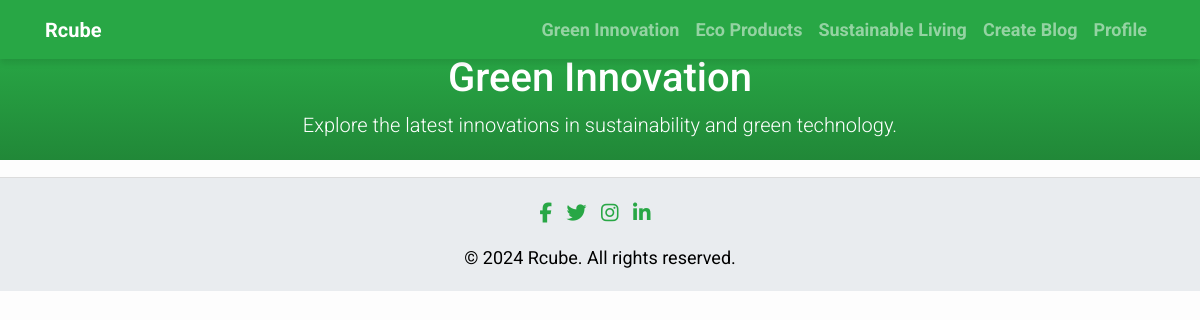
The page /blog/green_innovation/ on the database as committed earlier.
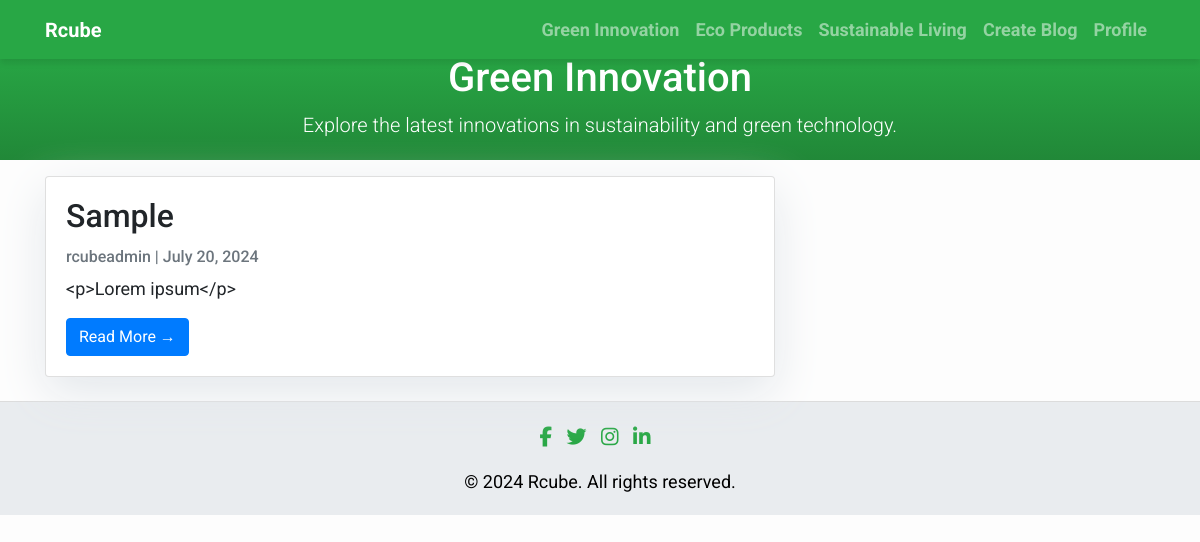
The same page on the database as committed later.
### blog/models.py (models this page shows, shortened)
class GreenInnovation(models.Model):
    title = models.CharField(max_length=200, unique=True)
    slug = models.SlugField(max_length=200, unique=True)
    author = models.ForeignKey(User, on_delete=models.CASCADE, related_name='green_innovation_posts')
    updated_on = models.DateTimeField(auto_now=True)
    content = models.TextField()
    created_on = models.DateTimeField(auto_now_add=True)
    status = models.IntegerField(choices=STATUS, default=0)
    image = models.ImageField(upload_to='images/', blank=True, null=True)
    class Meta:
        ordering = ['-created_on']

### blog/views.py (the view)
# urls.py: path('green_innovation/', GreenInnovationList.as_view(), name='green_innovation_posts'),
class GreenInnovationList(generic.ListView):
    queryset = GreenInnovation.objects.filter(status=1).order_by('-created_on')
    template_name = 'blog/green_innovation.html'
    def get_context_data(self, **kwargs):
        context = super().get_context_data(**kwargs)
        visit_counter, created = VisitCounter.objects.get_or_create()
        if created:
            visit_counter.save()
        visit_counter.count += 1
        visit_counter.save()
        context['visit_counter'] = visit_counter
        return context

### blog/templates/blog/green_innovation.html (shortened to what this page needs)
<!DOCTYPE html>
<html lang="en">
<head>
</head>
<body>
    {% extends "blog/base.html" %}
    {% block content %}
    <header class="masthead text-center">
        <div class="container">
            <h1>Green Innovation</h1>
            <p class="lead">Explore the latest innovations in sustainability and green technology.</p>
        </div>
    </header>
    <div class="container">
        <div class="row">
            <div class="col-md-8 mt-3 left">
                {% for post in object_list %}
                <div class="card mb-4">
                    <div class="card-body">
                        <h2 class="card-title">{{ post.title }}</h2>
                        <p class="card-text text-muted h6">{{ post.author }} | {{ post.created_on|date:"F j, Y" }}</p>
                        <p class="card-text">{{ post.content|slice:":200" }}</p>
                        <a href="{% url 'blog:green_innovation_detail' post.slug  %}" class="btn btn-primary">Read More &rarr;</a>
                    </div>
                </div>
                {% endfor %}
            </div>
        </div>
    </div>
    {% endblock %}

Rows that differ between the two databases and show on the page:
added GreenInnovation: title "Sample", author "rcubeadmin", created_on "July 20, 2024", content "<p>Lorem ipsum</p>"
